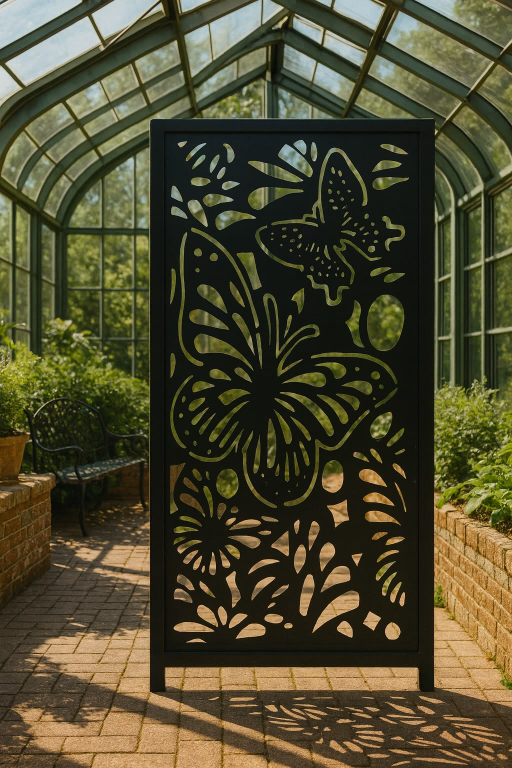
#> input picture assets/zasteny/motyli_800x2000/reference.png, 1024 x 1536 px (shown at 1/2 size)
$ python trace_reference.py
#> lines starting #> are read from the running program, lines starting #| are printed output that depends on the picture; after the words box and inside, x2 and y2 are one past the last pixel; in counts of white or black regions, pixels touching at a corner belong together
"""Trace the visible apertures of the supplied panel photograph to laser contours.

Run with system Python before build_panel.py. The photograph is design input, not
a dimensioned manufacturing drawing; this script keeps geometry and decisions
reproducible.
"""
import json
from pathlib import Path

import contourpy
import numpy as np
from PIL import Image, ImageDraw
from scipy import ndimage as ndi

HERE = Path(__file__).resolve().parent
SOURCE = HERE / "reference.png"
ROI = (329, 265, 840, 1305)
PANEL_W, PANEL_H = 720.0, 1770.0
THRESHOLD = 55
EDGE_MASK_PX = 9
ERODE_PX = 1
MIN_PIXELS = 20


def rdp(points, tol):
    if len(points) <= 2:
        return points
    a, b = points[0], points[-1]
    v = b - a
    den = np.hypot(*v)
    if den < 1e-9:
        d = np.hypot(*(points[1:-1] - a).T)
    else:
        q = points[1:-1] - a
        d = np.abs(v[0] * q[:, 1] - v[1] * q[:, 0]) / den
    k = int(np.argmax(d)) + 1
    if d[k - 1] <= tol:
        return np.vstack((a, b))
    return np.vstack((rdp(points[: k + 1], tol)[:-1], rdp(points[k:], tol)))


def simplify_ring(ring, tol=0.95):
    if np.allclose(ring[0], ring[-1]):
        ring = ring[:-1]
    # Split a closed path across its two most distant points so that both
    # halves retain their outline when the RDP simplifier closes it.
    ia = int(np.argmin(ring[:, 0]))
    ib = int(np.argmax(ring[:, 0]))
    if ia > ib:
        ia, ib = ib, ia
    first = rdp(ring[ia: ib + 1], tol)
    second = rdp(np.vstack((ring[ib:], ring[: ia + 1])), tol)
    result = np.vstack((first[:-1], second[:-1]))
    return result


im = np.asarray(Image.open(SOURCE).convert("RGB"), dtype=np.uint8)
#> im is the input picture: shape (1536, 1024, 3); mean R, G, B 79.3, 75.2, 48.1
x0, y0, x1, y1 = ROI
rgb = im[y0:y1, x0:x1].astype(float)
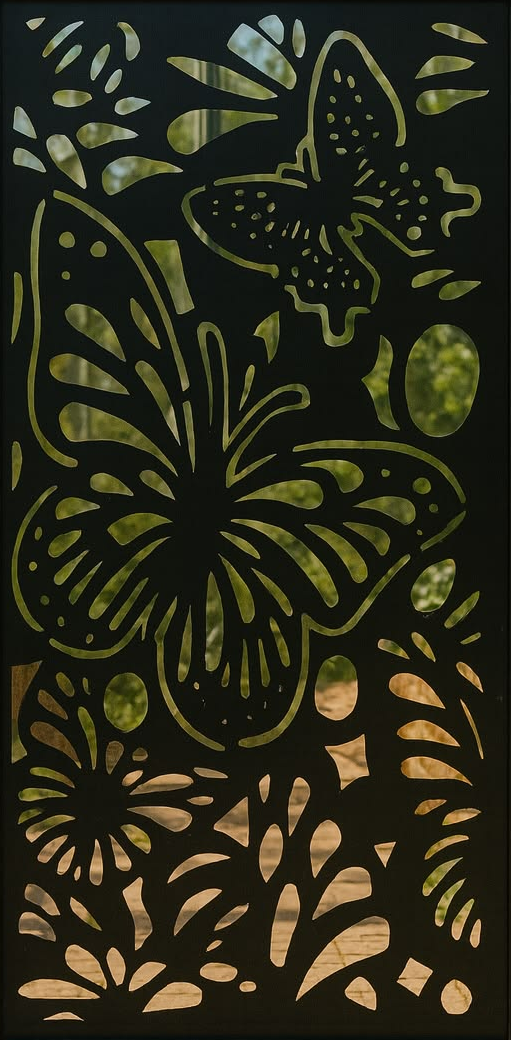
#> rgb: shape (1040, 511, 3) float64; mean R, G, B 44.5, 43.8, 26.5
lum = rgb.max(axis=2)
green = rgb[:, :, 1]
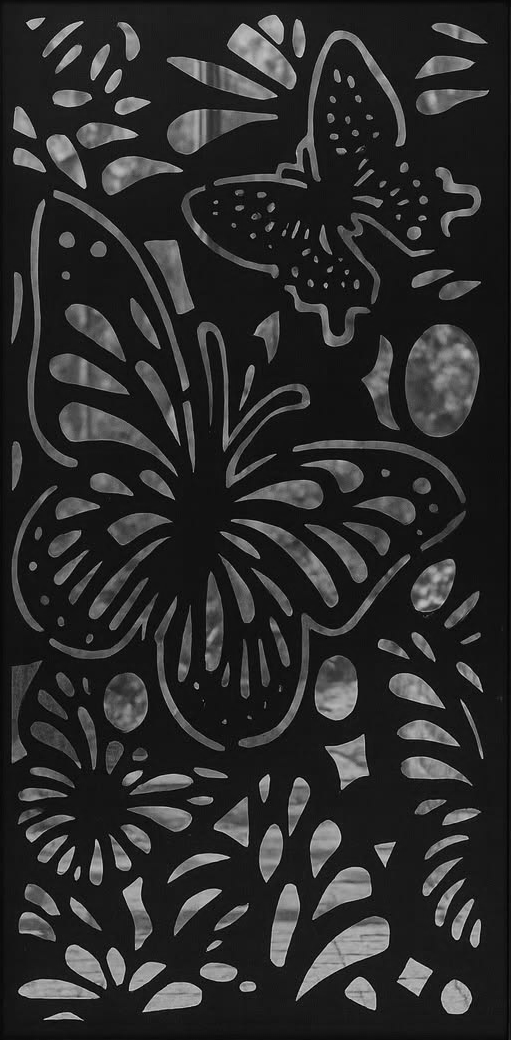
#> green: shape (1040, 511) float64; min 0, max 226, mean 43.8
mask = (lum > THRESHOLD) & (green > THRESHOLD * 0.70)
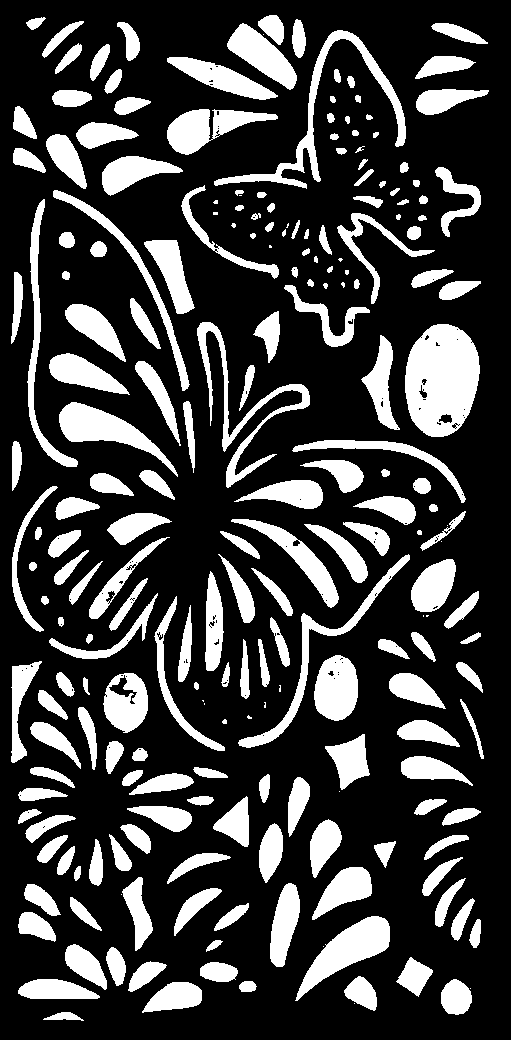
#> mask: shape (1040, 511) bool; 24.3% white; 225 white regions (24 under 20 px), largest, box (x1, y1, x2, y2) and area: (405, 324, 480, 437) 6445, (214, 30, 406, 189) 3261, (295, 916, 390, 1001) 2993
mask[:EDGE_MASK_PX] = False
mask[-EDGE_MASK_PX:] = False
mask[:, :EDGE_MASK_PX] = False
mask[:, -EDGE_MASK_PX:] = False
# Any isolated dark pixel island inside an aperture would fall out of the
# sheet. Fill those islands, then expand the steel by about 1 source pixel.
mask = ndi.binary_fill_holes(mask)
#> mask: shape (1040, 511) bool; 24.4% white; 225 white regions (24 under 20 px), largest, box (x1, y1, x2, y2) and area: (405, 324, 480, 437) 6649, (214, 30, 406, 189) 3261, (295, 916, 390, 1001) 2993
mask = ndi.binary_erosion(mask, iterations=ERODE_PX)
#> mask: shape (1040, 511) bool; 20.2% white; 212 white regions (31 under 20 px), largest, box (x1, y1, x2, y2) and area: (406, 325, 479, 436) 6377, (297, 917, 389, 1000) 2757, (60, 403, 177, 475) 2482
labels, count = ndi.label(mask)
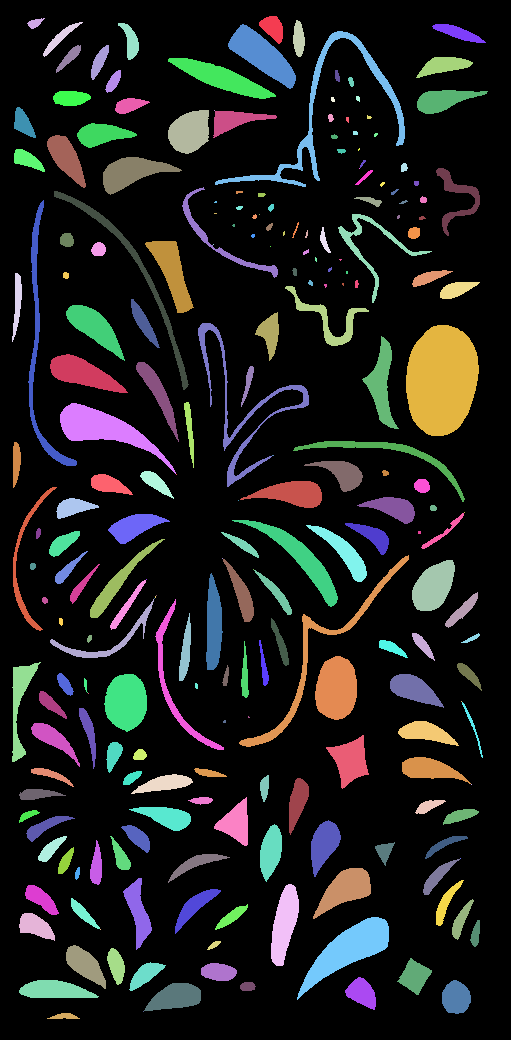
#> labels: shape (1040, 511) int32; 232 distinct labels, from 0 to 231; one colour per label, 0 black
#> count = 231
sizes = np.bincount(labels.ravel())
#> sizes = 232 values, max 423900 at index 0, min 1 at index 23, mean 2290.7
mask &= sizes[labels] >= MIN_PIXELS
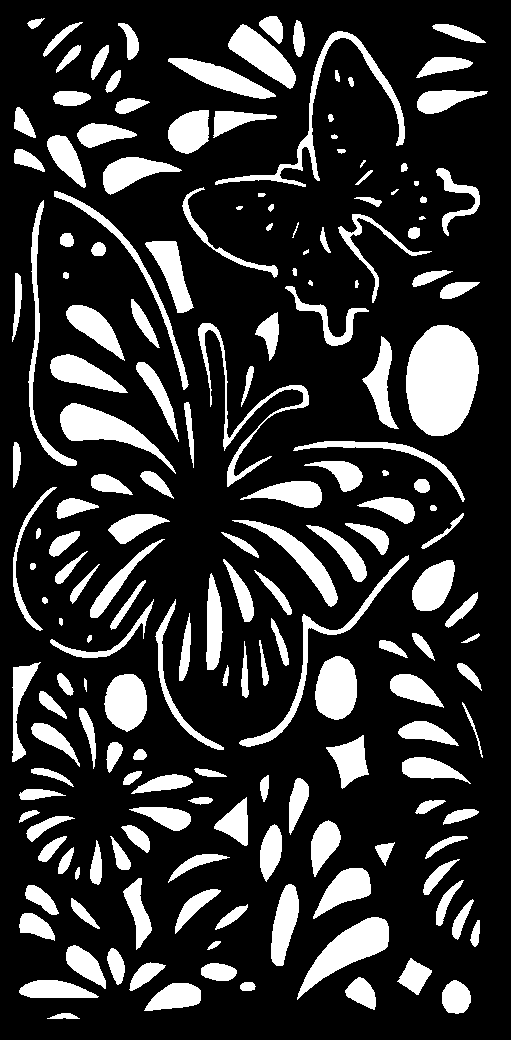
#> mask: shape (1040, 511) bool; 20.2% white; 181 white regions, largest, box (x1, y1, x2, y2) and area: (406, 325, 479, 436) 6377, (297, 917, 389, 1000) 2757, (60, 403, 176, 474) 2481
smooth = ndi.gaussian_filter(mask.astype(float), sigma=0.70)
contours = contourpy.contour_generator(z=smooth).lines(0.5)
#> contours = 181 point arrays, longest 1223 points

holes = []
pixel_vertices = 0
for c in contours:
    ring = simplify_ring(c)
    if len(ring) < 3:
        continue
    # The source photograph is taller relative to its width. The given
    # 800 x 2000 mm overall size is authoritative, so map the motif into the
    # 720 x 1770 mm clear aperture within the 40 mm frame.
    pts = np.column_stack((
        ring[:, 0] * PANEL_W / (x1 - x0 - 1),
        (y1 - y0 - 1 - ring[:, 1]) * PANEL_H / (y1 - y0 - 1),
    ))
    area = abs(np.dot(pts[:, 0], np.roll(pts[:, 1], 1)) -
               np.dot(pts[:, 1], np.roll(pts[:, 0], 1))) / 2
    if area < 28:
        continue
    pts = [[round(float(x), 2), round(float(z), 2)] for x, z in pts]
    holes.append({"kind": "poly", "pts": pts})
    pixel_vertices += len(pts)
#> this loop made 181 passes
#> (ia in simplify_ring, ib in simplify_ring) on passes 1, 3, 4: (28, 86), (30, 75), (4, 80)

holes.sort(key=lambda h: -sum(p[1] for p in h["pts"]) / len(h["pts"]))
# Two neighboring apertures in the upper wing retain too little steel after
# photo tracing. A submillimetre local inset on each side clears an 8 mm web.
for index, factor in ((19, 0.975), (21, 0.965)):
    pts = np.asarray(holes[index]["pts"], dtype=float)
    center = pts.mean(axis=0)
    holes[index]["pts"] = np.round(center + (pts - center) * factor, 2).tolist()
(HERE / "artwork.json").write_text(json.dumps({
    "source": SOURCE.name,
    "source_roi_pixels": ROI,
    "sheet_mm": [PANEL_W, PANEL_H],
    "threshold": THRESHOLD,
    "erosion_source_pixels": ERODE_PX,
    "contours": holes,
}, ensure_ascii=False, separators=(",", ":")), encoding="utf-8")

preview = Image.new("RGB", (511, 1040), (22, 27, 25))
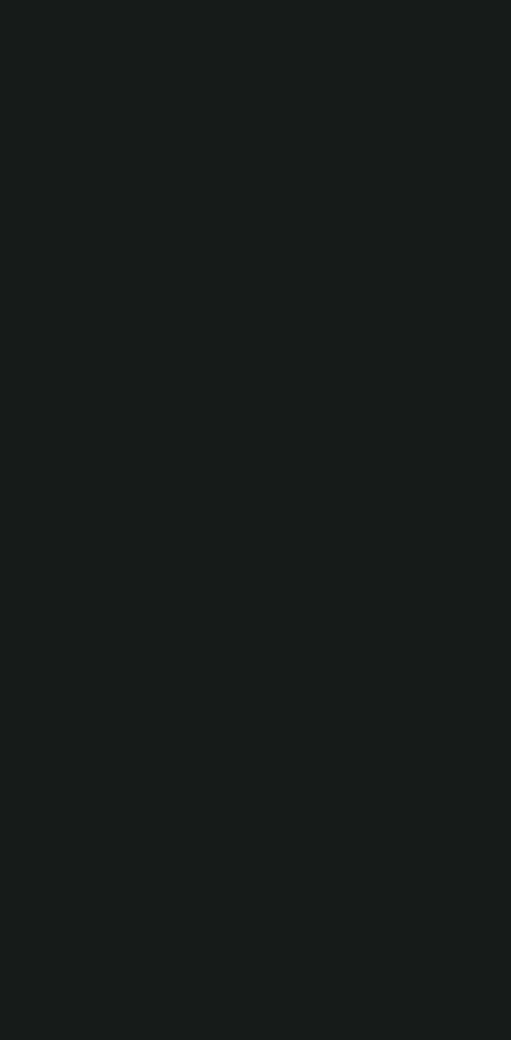
#> preview: PIL image 511x1040 RGB; mean R, G, B 22, 27, 25
dr = ImageDraw.Draw(preview)
for h in holes:
    pts = [(x * (x1 - x0 - 1) / PANEL_W,
            (PANEL_H - z) * (y1 - y0 - 1) / PANEL_H)
           for x, z in h["pts"]]
    dr.polygon(pts, fill=(222, 211, 183))
preview.save(HERE / "motiv_vyrez.png")
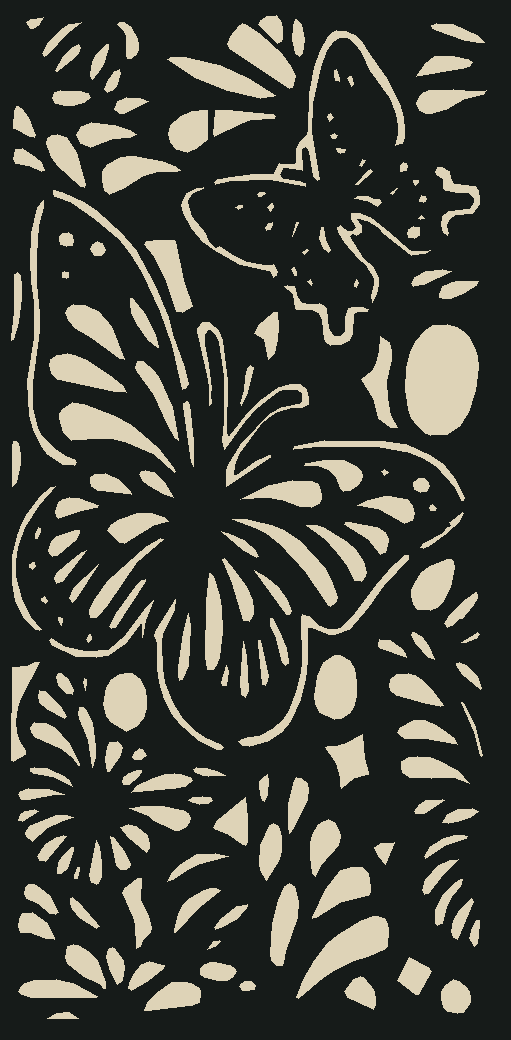
#> saved as motiv_vyrez.png: PIL image 511x1040 RGB; mean R, G, B 64.7, 66.3, 58.8
print(json.dumps({"contours": len(holes), "vertices": pixel_vertices,
                  "cut_fraction": round(float(mask.mean()), 3)}))
#| {"contours": 181, "vertices": 1966, "cut_fraction": 0.202}
